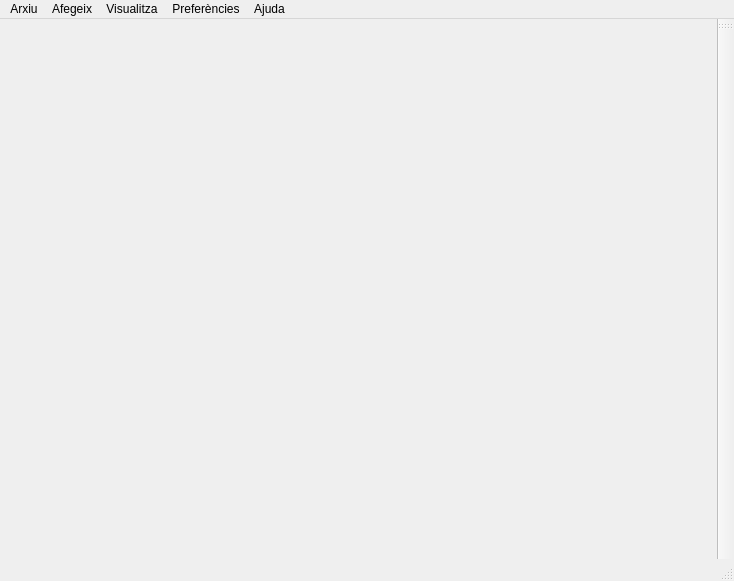
<?xml version="1.0" encoding="UTF-8"?>
<ui version="4.0">
 <class>CxPrincipal</class>
 <widget class="QMainWindow" name="CxPrincipal">
  <property name="geometry">
   <rect>
    <x>0</x>
    <y>0</y>
    <width>734</width>
    <height>581</height>
   </rect>
  </property>
  <property name="windowTitle">
   <string>CxPrincipal</string>
  </property>
  <widget class="QWidget" name="centralWidget">
   <layout class="QHBoxLayout" name="horizontalLayout">
    <item>
     <layout class="QVBoxLayout" name="QMLcontent"/>
    </item>
   </layout>
  </widget>
  <widget class="QMenuBar" name="menuBar">
   <property name="geometry">
    <rect>
     <x>0</x>
     <y>0</y>
     <width>734</width>
     <height>25</height>
    </rect>
   </property>
   <widget class="QMenu" name="menuFile">
    <property name="title">
     <string>Arxiu</string>
    </property>
    <addaction name="actionOpen"/>
    <addaction name="actionDesar_QML"/>
    <addaction name="separator"/>
    <addaction name="actionImportar_QML"/>
    <addaction name="separator"/>
    <addaction name="actionTanca"/>
   </widget>
   <widget class="QMenu" name="menuAdd">
    <property name="title">
     <string>Afegeix</string>
    </property>
    <addaction name="afegirForma"/>
    <addaction name="afegirTxt"/>
    <addaction name="actionVelocimetre"/>
   </widget>
   <widget class="QMenu" name="menuVisualitza">
    <property name="title">
     <string>Visualitza</string>
    </property>
    <addaction name="actionPunts_de_tamany"/>
    <addaction name="actionText"/>
   </widget>
   <widget class="QMenu" name="menuAjuda">
    <property name="title">
     <string>Ajuda</string>
    </property>
    <addaction name="actionVersion"/>
    <addaction name="separator"/>
    <addaction name="actionAutor"/>
   </widget>
   <widget class="QMenu" name="menuPrefer_ncies">
    <property name="title">
     <string>Preferències</string>
    </property>
    <addaction name="actionFons_del_QML"/>
    <addaction name="actionPunts_tamany"/>
   </widget>
   <addaction name="menuFile"/>
   <addaction name="menuAdd"/>
   <addaction name="menuVisualitza"/>
   <addaction name="menuPrefer_ncies"/>
   <addaction name="menuAjuda"/>
  </widget>
  <widget class="QToolBar" name="EinesDeCreacio">
   <attribute name="toolBarArea">
    <enum>RightToolBarArea</enum>
   </attribute>
   <attribute name="toolBarBreak">
    <bool>false</bool>
   </attribute>
  </widget>
  <widget class="QStatusBar" name="barraEstat"/>
  <action name="actionOpen">
   <property name="text">
    <string>Obrir QML</string>
   </property>
  </action>
  <action name="afegirForma">
   <property name="text">
    <string>Forma</string>
   </property>
  </action>
  <action name="afegirTxt">
   <property name="text">
    <string>Text</string>
   </property>
  </action>
  <action name="actionPunts_de_tamany">
   <property name="checkable">
    <bool>true</bool>
   </property>
   <property name="checked">
    <bool>true</bool>
   </property>
   <property name="text">
    <string>Punts de tamany</string>
   </property>
  </action>
  <action name="actionVersion">
   <property name="text">
    <string>Versio</string>
   </property>
  </action>
  <action name="actionAutor">
   <property name="text">
    <string>Autor</string>
   </property>
  </action>
  <action name="actionDesar_QML">
   <property name="text">
    <string>Desar QML</string>
   </property>
  </action>
  <action name="actionImportar_QML">
   <property name="text">
    <string>Importar QML</string>
   </property>
  </action>
  <action name="actionTanca">
   <property name="text">
    <string>Tanca</string>
   </property>
  </action>
  <action name="actionText">
   <property name="text">
    <string>Text</string>
   </property>
  </action>
  <action name="actionFons_del_QML">
   <property name="text">
    <string>Fons del QML</string>
   </property>
  </action>
  <action name="actionPunts_tamany">
   <property name="text">
    <string>Punts tamany</string>
   </property>
  </action>
  <action name="actionVelocimetre">
   <property name="text">
    <string>QML extern</string>
   </property>
  </action>
 </widget>
 <layoutdefault spacing="6" margin="11"/>
 <resources/>
 <connections/>
</ui>
